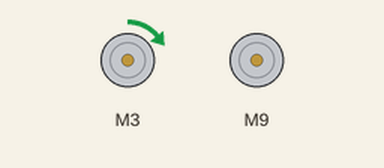
This sketch was run on a simulated Arduino Uno, built with avr-gcc and run on an emulated ATmega328P. On the bench: 2 × DC motor (green arrow = forward, orange = backward, longer = faster).

Above: at 2.5 s.
At 18.5 s:
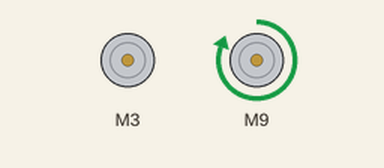
At 26.5 s:
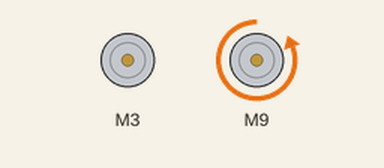
At 55.5 s:
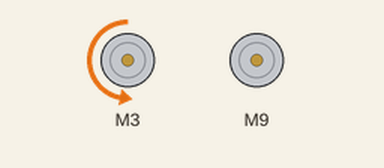
Timing chart, 0 to 58.6 s (numbered marks = the images above):
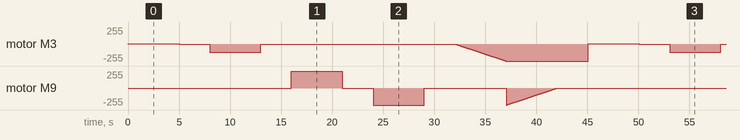

The sketch:

BTSMotorTest.ino
```cpp
// (licence header left out)
// pins for motor 1
#define RPWM_1 3 // define pin 3 for RPWM pin (output)
#define R_EN_1 4 // define pin 2 for R_EN pin (input)
#define R_IS_1 5 // define pin 5 for R_IS pin (output)

#define LPWM_1 6 // define pin 6 for LPWM pin (output)
#define L_EN_1 7 // define pin 7 for L_EN pin (input)
#define L_IS_1 8 // define pin 8 for L_IS pin (output)
// motor 1 pins end here

// pins for motor 2
#define RPWM_2 9 // define pin 9 for RPWM pin (output)
#define R_EN_2 10 // define pin 10 for R_EN pin (input)
#define R_IS_2 12 // define pin 12 for R_IS pin (output)

#define LPWM_2 11 // define pin 11 for LPWM pin (output)
#define L_EN_2 A0 // define pin 7 for L_EN pin (input)
#define L_IS_2 A1 // define pin 8 for L_IS pin (output)
// motor 2 pins end here


#define CW 1 //
#define CCW 0 //
#define debug 1 //

#include <RobojaxBTS7960.h>
RobojaxBTS7960 motor1(R_EN_1,RPWM_1,R_IS_1, L_EN_1,LPWM_1,L_IS_1,debug);//define motor 1 object
RobojaxBTS7960 motor2(R_EN_2,RPWM_2,R_IS_2, L_EN_2,LPWM_2,L_IS_2,debug);//define motor 2 object and the same way for other motors

void setup() {
  // BTS7960 Motor Control Code by Robojax.com 20190622
  Serial.begin(9600);// setup Serial Monitor to display information

   motor1.begin();
   motor2.begin();

    // BTS7960 Motor Control Code by Robojax.com 20190622
}

void loop() {
   // BTS7960 Motor Control Code by Robojax.com 20190622
    motor1.rotate(1,CW);// run motor 1 with 100% speed in CW direction
    delay(5000);//run for 5 seconds
    motor1.stop();// stop the motor 1
    delay(3000);// stop for 3 seconds
    motor1.rotate(50,CCW);// run motor 1 at 100% speed in CCW direction
    delay(5000);// run for 5 seconds
    motor1.stop();// stop the motor 1
    delay(3000);  // stop for 3 seconds

    motor2.rotate(100,CW);// run motor 2 with 100% speed in CW direction
    delay(5000);//run for 5 seconds
    motor2.stop();// stop the motor 2
    delay(3000);// stop for 3 seconds
    motor2.rotate(100,CCW);// run motor 2 at 100% speed in CCW direction
    delay(5000);// run for 5 seconds
    motor2.stop();// stop the motor 2
    delay(3000);  // stop for 3 seconds


  // slowly speed up the motor 1 from 0 to 100% speed
    for(int i=0; i<=100; i++){
        motor1.rotate(i,CCW);
        delay(50);
    }

   // slow down the motor  2 from 100% to 0 with
    for(int i=100; i>0; i--){
        motor2.rotate(i,CCW);
        delay(50);
    }
    motor2.stop();// stop motor 2
    delay(3000); // stop for 3 seconds
 // BTS7960 more than 1 Motor Control Code by Robojax.com 20190622
}// loop ends
```

Measured:
- by itself, motor M3: moves between backward 255/255 and forward 2/255, repeating every 45.1 s
